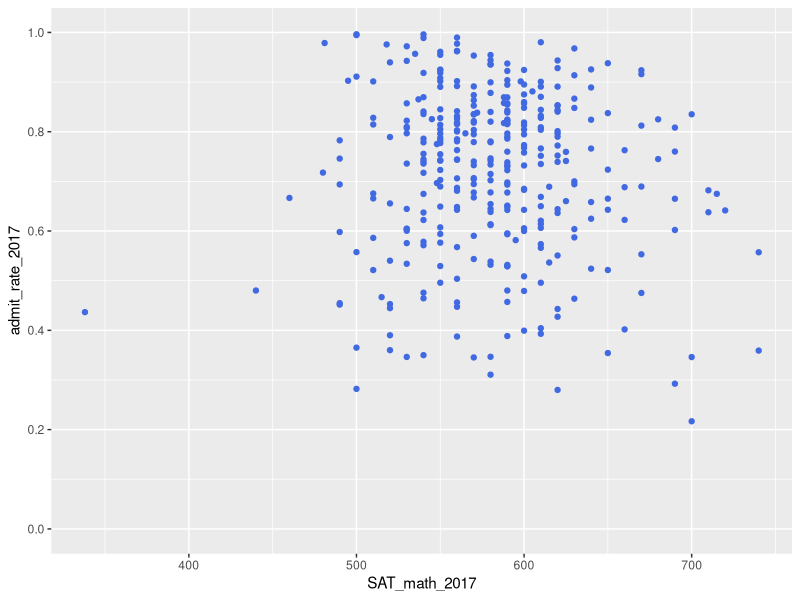
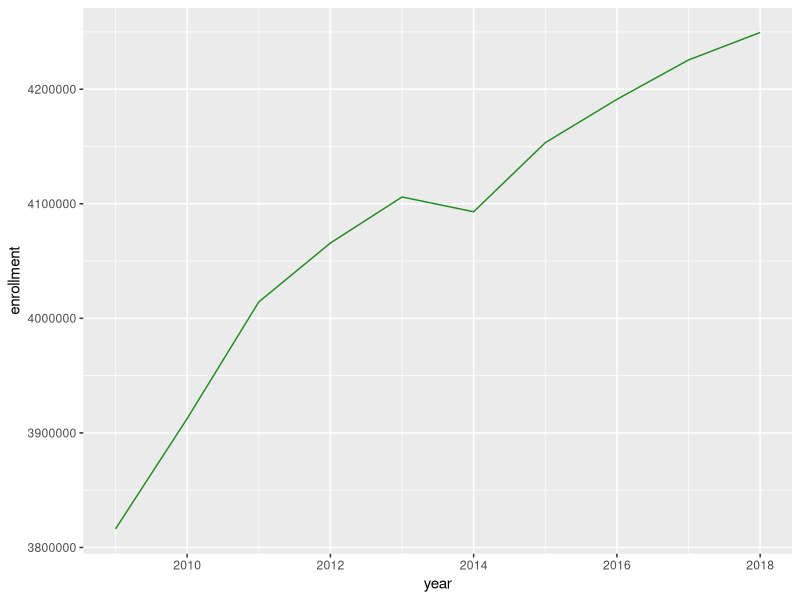

These charts were generated, in order, by the following R code:
library(tidyverse)

IPEDS <- read_csv("IPEDS_data.csv")

glimpse(IPEDS)

IPEDS <- IPEDS %>%
  rename(enrollment_2018 = 'Grand total (EFFY2018  Undergraduate)') %>%
  rename(enrollment_2017 = 'Grand total (EFFY2017  Undergraduate)') %>%
  rename(enrollment_2016 = 'Grand total (EFFY2016  Undergraduate)') %>%
  rename(enrollment_2015 = 'Grand total (EFFY2015  Undergraduate)') %>%
  rename(enrollment_2014 = 'Grand total (EFFY2014  Undergraduate)') %>%
  rename(enrollment_2013 = 'Grand total (EFFY2013  Undergraduate)') %>%
  rename(enrollment_2012 = 'Grand total (EFFY2012  Undergraduate)') %>%
  rename(enrollment_2011 = 'Grand total (EFFY2011  Undergraduate)') %>%
  rename(enrollment_2010 = 'Grand total (EFFY2010  Undergraduate)') %>%
  rename(enrollment_2009 = 'Grand total (EFFY2009  Undergraduate)') %>%
  rename(state_abbrev = 'State abbreviation (HD2017)') %>%
  rename(state_tuition_2017 = 'Total price for in-state students living on campus 2017-18 (DRVIC2017)') %>%
  rename(applicants_2017 = 'Applicants total (ADM2017)') %>%
  rename(admissions_2017 = 'Admissions total (ADM2017)') %>%
  rename(SAT_math_2017 = 'SAT Math 75th percentile score (ADM2017)')

IPEDS <- IPEDS %>%
  mutate(admit_rate_2017 = admissions_2017/applicants_2017)

colours()

IPEDS %>%
  ggplot() + geom_point(mapping = aes(x = SAT_math_2017, y = admit_rate_2017), color = "royalblue") +
  scale_y_continuous(lim = c(0, 1), breaks = c(0, 0.2, 0.4, 0.6, 0.8, 1))

year <- c(2009:2018)
enrollment <- c(sum(IPEDS$enrollment_2009, na.rm = TRUE), 
                sum(IPEDS$enrollment_2010, na.rm = TRUE),
                sum(IPEDS$enrollment_2011, na.rm = TRUE), 
                sum(IPEDS$enrollment_2012, na.rm = TRUE),
                sum(IPEDS$enrollment_2013, na.rm = TRUE),
                sum(IPEDS$enrollment_2014, na.rm = TRUE),
                sum(IPEDS$enrollment_2015, na.rm = TRUE),
                sum(IPEDS$enrollment_2016, na.rm = TRUE),
                sum(IPEDS$enrollment_2017, na.rm = TRUE),
                sum(IPEDS$enrollment_2018, na.rm = TRUE))
                 
Annual_enrollment <- data.frame(year, enrollment)

Annual_enrollment %>%
  ggplot() + geom_line(mapping = aes(x = year, y = enrollment), color = "forestgreen")
